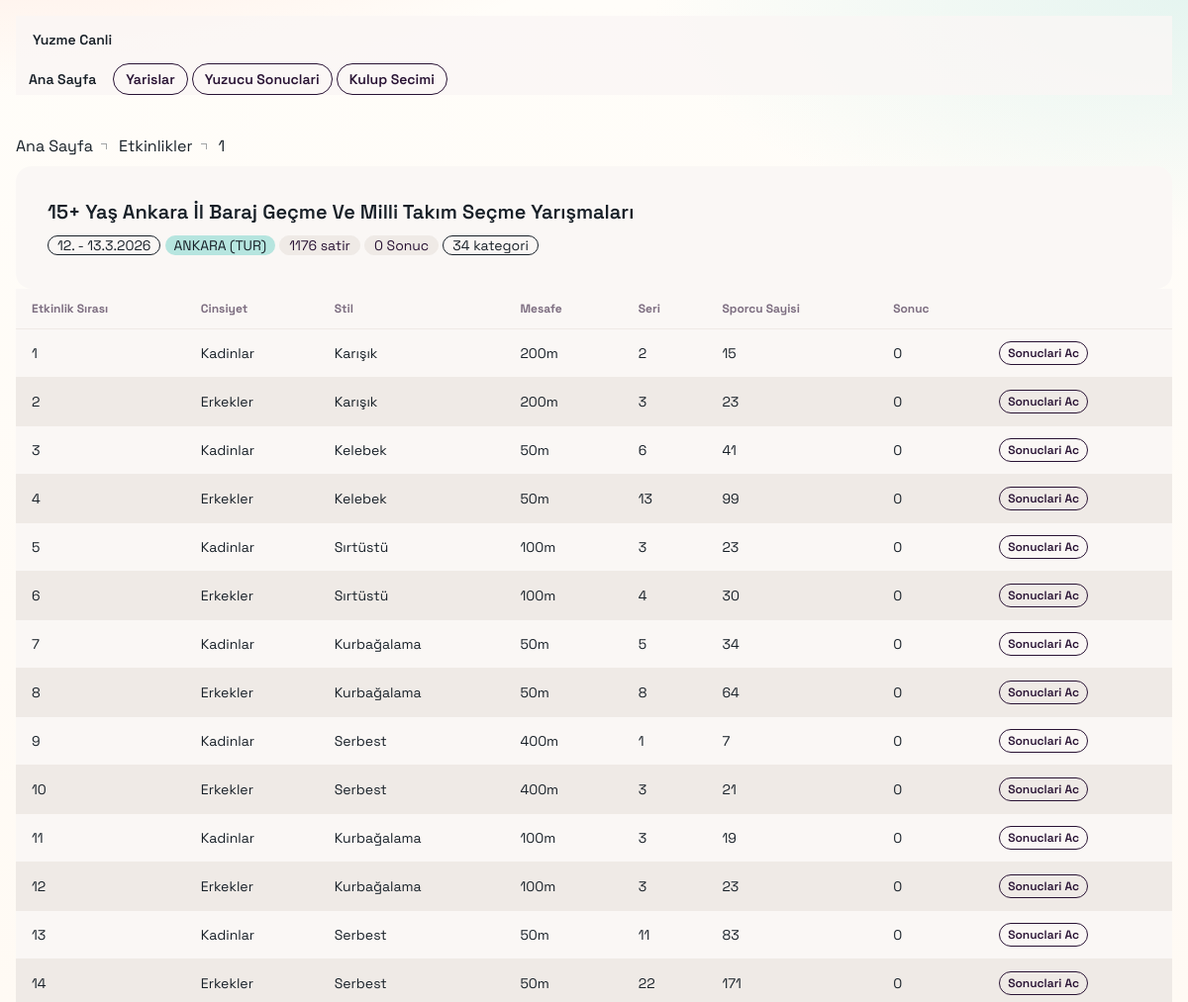
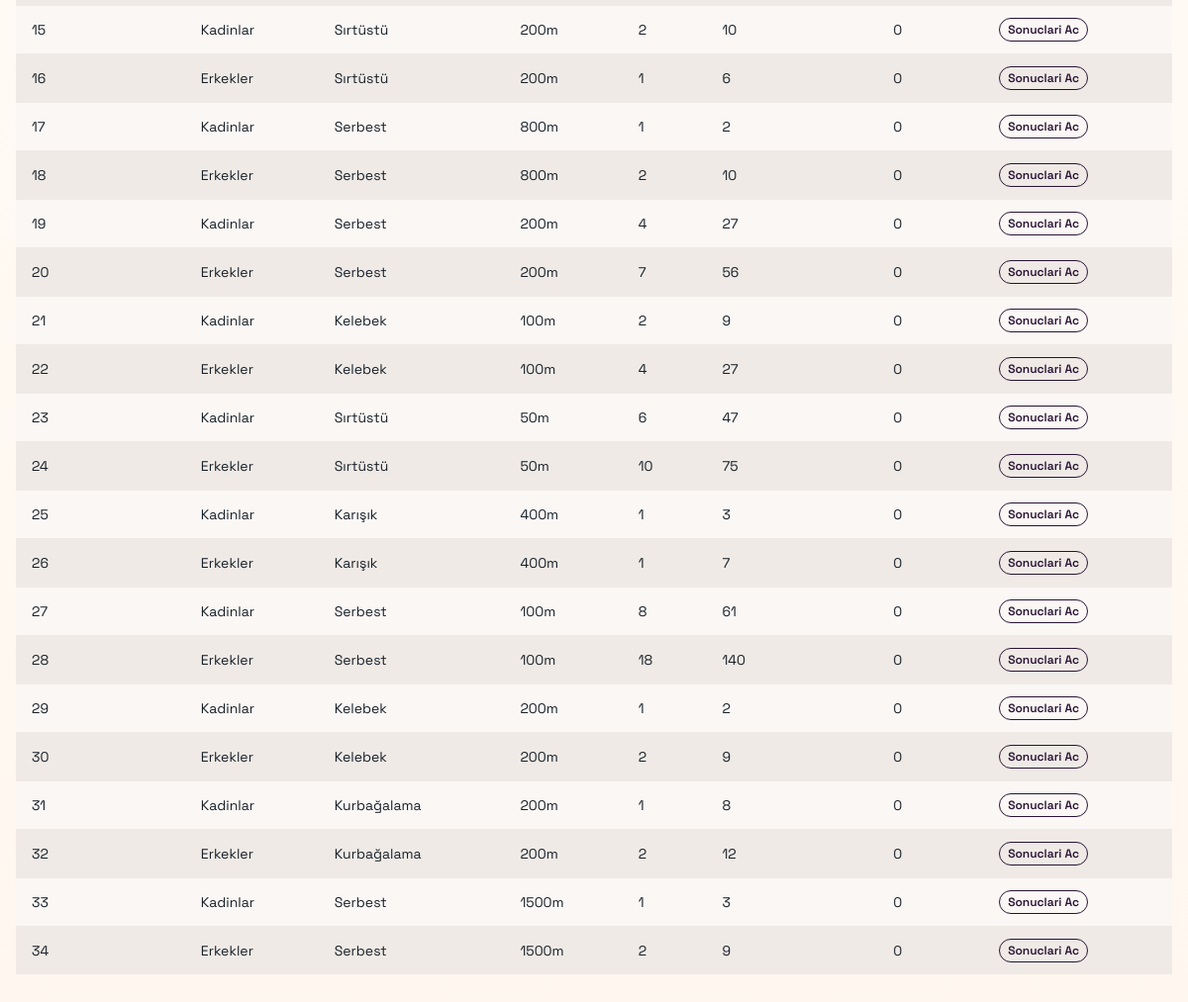
The app's page /events/1/ with its own data (2 pictures, top to bottom).
### main/models.py (models this page shows, shortened)
class Event(models.Model):
    unique_name = models.CharField(max_length=100, unique=True, default="")
    title = models.CharField(max_length=255)
    date = models.CharField(max_length=64)
    location = models.CharField(max_length=255)
    class Meta:
        unique_together = [("title", "date", "location")]

class Result(models.Model):
    event = models.ForeignKey(Event, on_delete=models.CASCADE)
    startlist_unique_name = models.CharField(max_length=128, unique=True, null=True, blank=True)
    event_order = models.IntegerField(default=0)
    swimmer_name = models.CharField(max_length=255)
    year_of_birth = models.IntegerField()
    gender = models.CharField(max_length=10)
    club = models.CharField(max_length=255)
    swimming_style = models.CharField(max_length=50)
    distance = models.IntegerField()
    seri_no = models.IntegerField()
    lane = models.IntegerField()
    seed = models.CharField(max_length=50)
    result = models.CharField(max_length=50)
    rank = models.IntegerField()

### main/views.py (the view)
# urls.py: path('events/<int:event_id>/', views.event_detail, name='event_detail'),
def event_detail(request, event_id):
    event = get_object_or_404(Event, id=event_id)
    event_results = Result.objects.filter(event=event)
    distinct_groups = list(
        event_results
        .values("event_order", "swimming_style", "gender", "distance")
        .annotate(
            result_count=Count("id"),
            non_empty_result_count=Count(
                "id",
                filter=Q(result__isnull=False) & ~Q(result__exact=""),
            ),
            max_seri_no=Max("seri_no"),
        )
        .order_by("event_order", "gender", "distance")
    )
    context = {
        "event": event,
        "distinct_groups": distinct_groups,
        "group_count": len(distinct_groups),
        "result_count": sum(int(group["result_count"]) for group in distinct_groups),
        "non_empty_result_count": sum(
            int(group["non_empty_result_count"]) for group in distinct_groups
        ),
    }
    return render(request, "event_detail.html", context)

### main/templates/event_detail.html (shortened to what this page needs)
{% extends "base.html" %}
{% block content %}
<section class="mb-6">
    <div class="breadcrumbs text-sm mb-2">
        <ul>
            <li><a href="/">Ana Sayfa</a></li>
            <li><a href="/events/">Etkinlikler</a></li>
            <li>{{ event.id }}</li>
        </ul>
    </div>
    <div class="card bg-base-100 border border-base-200 shadow-sm">
        <div class="card-body">
            <h1 class="card-title text-2xl md:text-3xl">{{ event.title }}</h1>
            <div class="flex flex-wrap gap-2 text-sm">
                <span class="badge badge-outline">{{ event.date }}</span>
                <span class="badge" style="background:#b6e5df;color:#182028;border:none;">{{ event.location }}</span>
                <span class="badge badge-ghost">{{ result_count }} satir</span>
                <span class="badge badge-ghost">{{ non_empty_result_count }} Sonuc</span>
                <span class="badge badge-outline">{{ group_count }} kategori</span>
            </div>
        </div>
    </div>
</section>
<section class="overflow-x-auto rounded-2xl border border-base-200 bg-base-100 shadow-sm">
    <table class="table table-zebra table-sm sm:table-md">
        <thead>
            <tr>
                <th>Etkinlik Sırası</th>
                <th>Cinsiyet</th>
                <th>Stil</th>
                <th>Mesafe</th>
                <th>Seri</th>
                <th>Sporcu Sayisi</th>
                <th>Sonuc</th>
                <th></th>
            </tr>
        </thead>
        <tbody>
            {% for group in distinct_groups %}
            <tr>
                <td>{{ group.event_order }}</td>
                <td>{{ group.gender }}</td>
                <td>{{ group.swimming_style }}</td>
                <td>{{ group.distance }}m</td>
                <td>{{ group.max_seri_no }}</td>
                <td>{{ group.result_count }}</td>
                <td>{{ group.non_empty_result_count }}</td>
                <td>
                    <a
                        href="{% url 'event_selected_results' event.id %}?style={{ group.swimming_style|urlencode }}&gender={{ group.gender|urlencode }}&distance={{ group.distance }}"
                        class="btn btn-xs btn-outline"
                    >Sonuclari Ac</a>
                </td>
            </tr>
            {% empty %}
            <tr>
                <td colspan="7" class="opacity-70">Bu etkinlik icin sonuc bulunamadi.</td>
            </tr>
            {% endfor %}
        </tbody>
    </table>
</section>
{% endblock %}

### main/templates/base.html (style rules this page uses)
:root { --brand-ink: #182028; --brand-coral: #ff7a59; --brand-sand: #fff7ef; --brand-sea: #b6e5df; --brand-sun: #ffd58a; }
body { font-family: "Space Grotesk", sans-serif; color: var(--brand-ink); background: radial-gradient(1200px 500px at 0% -10%, rgba(255, 122, 89, 0.20), transparent 60%), radial-gradient(900px 400px at 100% 0%, rgba(182, 229, 223, 0.35), transparent 60%), linear-gradient(180deg, #fffdf9 0%, var(--brand-sand) 100%); min-height: 100vh; }

### records on screen
Event: id "1", title "15+ Yaş Ankara İl Baraj Geçme Ve Milli Takım Seçme Yarışmaları", date "12. - 13.3.2026", location "ANKARA (TUR)"
Result: event_order "1", gender "Kadinlar", swimming_style "Karışık", distance "200", max_seri_no "2", result_count "15", non_empty_result_count "0"
Result: event_order "9", gender "Kadinlar", swimming_style "Serbest", distance "400", max_seri_no "1", result_count "7", non_empty_result_count "0"
Result: event_order "13", gender "Kadinlar", swimming_style "Serbest", distance "50", max_seri_no "11", result_count "83", non_empty_result_count "0"
Result: event_order "16", gender "Erkekler", swimming_style "Sırtüstü", distance "200", max_seri_no "1", result_count "6", non_empty_result_count "0"
Result: event_order "25", gender "Kadinlar", swimming_style "Karışık", distance "400", max_seri_no "1", result_count "3", non_empty_result_count "0"
Result: event_order "26", gender "Erkekler", swimming_style "Karışık", distance "400", max_seri_no "1", result_count "7", non_empty_result_count "0"
Result: event_order "31", gender "Kadinlar", swimming_style "Kurbağalama", distance "200", max_seri_no "1", result_count "8", non_empty_result_count "0"
Result: event_order "33", gender "Kadinlar", swimming_style "Serbest", distance "1500", max_seri_no "1", result_count "3", non_empty_result_count "0"

### other values on screen
{{ result_count }} "1176"
{{ non_empty_result_count }} "0"
{{ group_count }} "34"
{{ group.event_order }} "2" "3" "4" "5" "6" "7" "8" "10" "11" "12" "14" "15" "17" "18" "19" "20" "21" "22" "23" "24" "27" "28" "29" "30" "32" "34"
{{ group.gender }} "Erkekler" "Kadinlar" "Erkekler" "Kadinlar" "Erkekler" "Kadinlar" "Erkekler" "Erkekler" "Kadinlar" "Erkekler" "Erkekler" "Kadinlar" "Kadinlar" "Erkekler" "Kadinlar" "Erkekler" "Kadinlar" "Erkekler" "Kadinlar" "Erkekler" "Kadinlar" "Erkekler" "Kadinlar" "Erkekler" "Erkekler" "Erkekler"
{{ group.swimming_style }} "Karışık" "Kelebek" "Kelebek" "Sırtüstü" "Sırtüstü" "Kurbağalama" "Kurbağalama" "Serbest" "Kurbağalama" "Kurbağalama" "Serbest" "Sırtüstü" "Serbest" "Serbest" "Serbest" "Serbest" "Kelebek" "Kelebek" "Sırtüstü" "Sırtüstü" "Serbest" "Serbest" "Kelebek" "Kelebek" "Kurbağalama" "Serbest"
{{ group.distance }} "200" "50" "50" "100" "100" "50" "50" "400" "100" "100" "50" "200" "800" "800" "200" "200" "100" "100" "50" "50" "100" "100" "200" "200" "200" "1500"
{{ group.max_seri_no }} "3" "6" "13" "3" "4" "5" "8" "3" "3" "3" "22" "2" "1" "2" "4" "7" "2" "4" "6" "10" "8" "18" "1" "2" "2" "2"
{{ group.result_count }} "23" "41" "99" "23" "30" "34" "64" "21" "19" "23" "171" "10" "2" "10" "27" "56" "9" "27" "47" "75" "61" "140" "2" "9" "12" "9"
{{ group.non_empty_result_count }} "0" "0" "0" "0" "0" "0" "0" "0" "0" "0" "0" "0" "0" "0" "0" "0" "0" "0" "0" "0" "0" "0" "0" "0" "0" "0"
